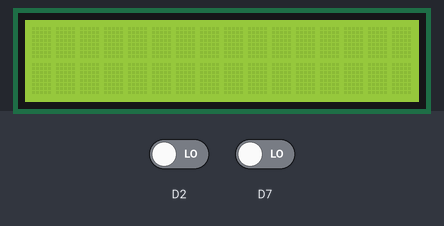
This sketch was run on a simulated ESP8266 (NodeMCU). Parts: 16×2 character LCD. Inputs (shaded band) come from the test bench; at power-on: D2 LOW, D7 LOW.

Above: at 1.2 s.
1.3 s: D2 driven HIGH
At 1.45 s:
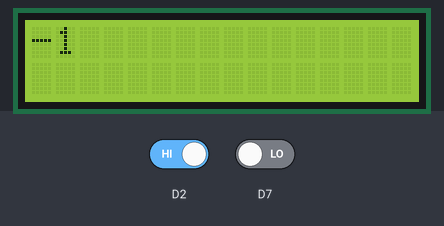
2.8 s: D7 driven HIGH
At 2.96 s:
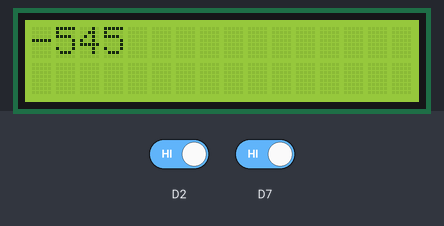
4.3 s: D7 driven LOW
At 4.47 s:
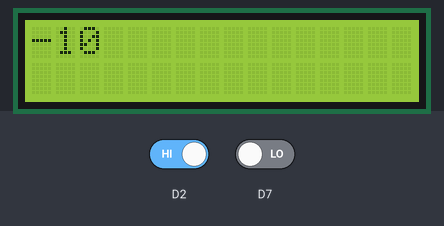
5.8 s: D2 driven LOW
At 7.0 s:
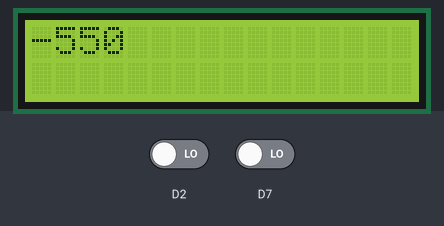
7.3 s: D2 driven HIGH
At 7.45 s:
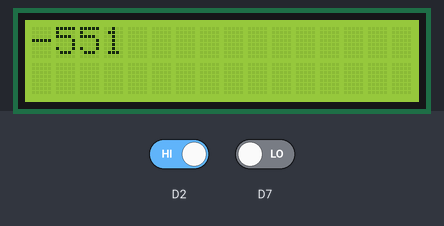
8.8 s: D7 driven HIGH
At 8.96 s:
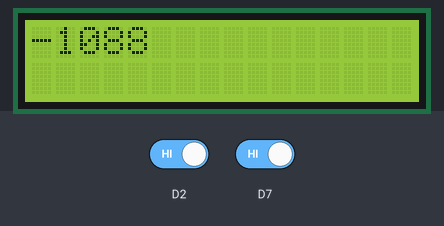
Timing chart, 0 to 11.3 s (numbered marks = the images above; inputs shaded):
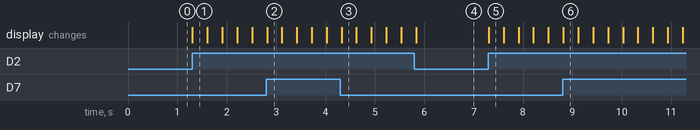

Measured:
- after the input at 1.3 s, the display: changes at once (image 1)
- after the input at 7.3 s, the display: changes at once (image 5)

The sketch:

inout.ino
```cpp
#include <LiquidCrystal.h>
const int en = D0;
const int rs = D1;
int count;
bool inside = false;
bool outside = false;
int state =0;
LiquidCrystal lcd(rs,en,D3,D4,D5,D6);
void setup()
{
  pinMode (D7, INPUT);
  pinMode (D2, INPUT);
  lcd.begin(16,2);
  Serial.begin(9600);
}
void loop()
{
  if(digitalRead(D7))
  {
    if(outside!=true){
      inside=true;
      state=1;
    }
  }
  if(digitalRead(D2))
  {
    if(inside!=true){
      outside=true;
      state=1;
    }
  }
  if(state==1 && outside==true)
  {
    count--;
    printcount();
    state=0;
    inside = false;
    outside = false;
  }
  if(state==1 && inside==true)
  {
    count++;
    printcount();
    state=0;
    inside = false;
    outside = false;
  }
}
void printcount()
{
  lcd.clear();
  lcd.setCursor(0,0);
  lcd.print(count);
}
```
